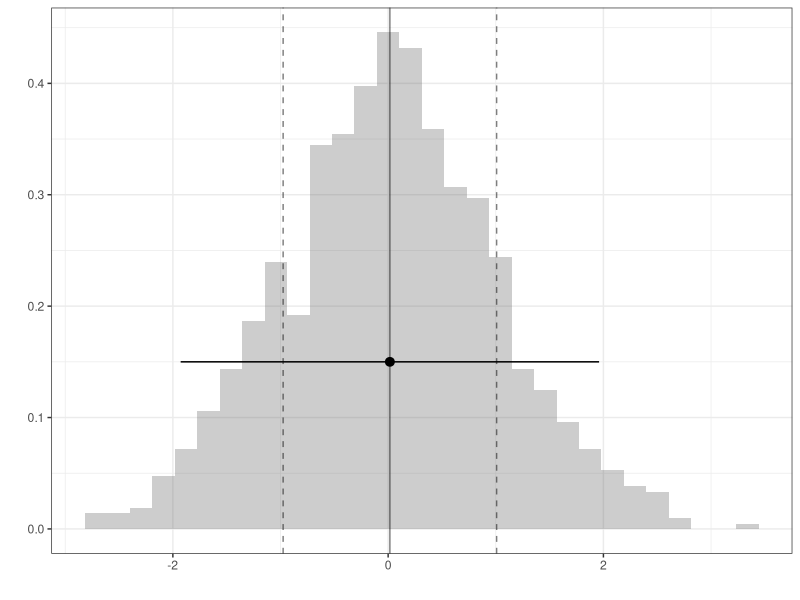
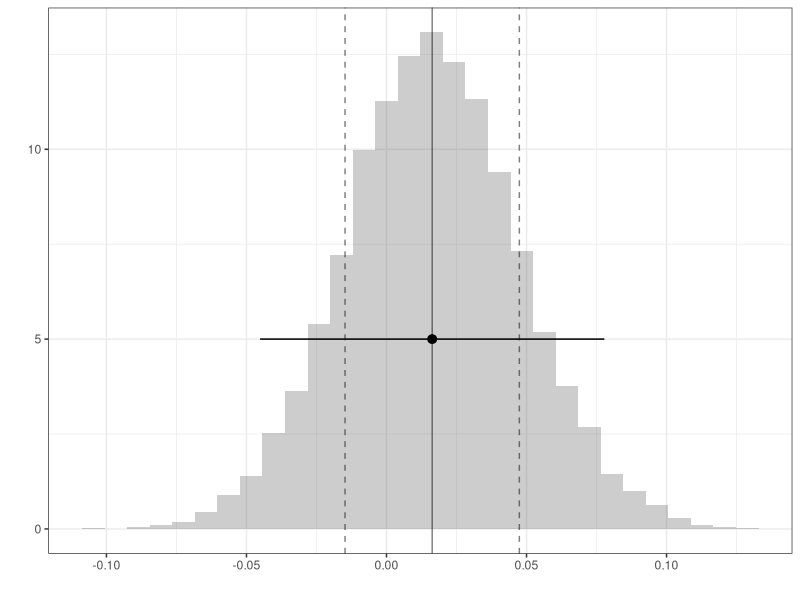
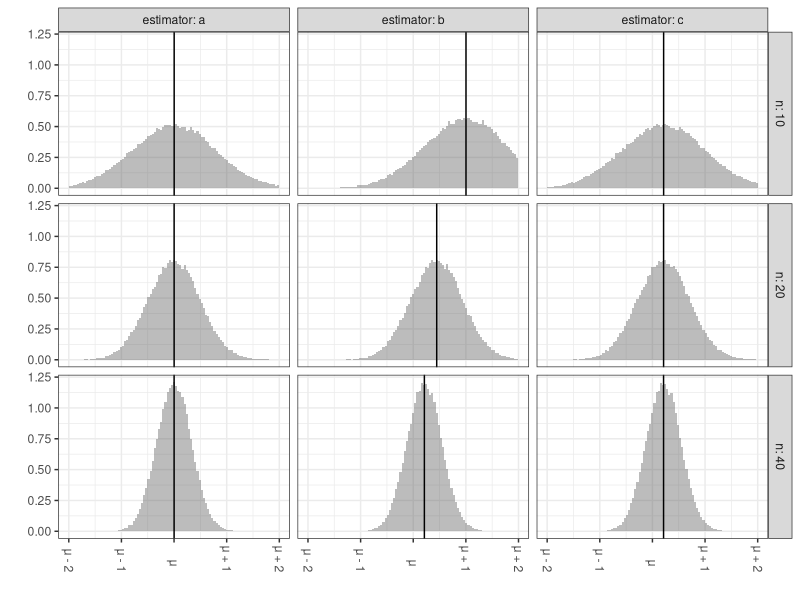

Source code (R) for these figures, in order:
## ---- chunk 1
library(ggplot2)
library(tidyverse)
library(magrittr)
if (knitr::is_latex_output())
  knitr::opts_chunk$set(dev = "cairo_pdf")
## ---- chunk 2
set.seed(123)
n = 1000
Y = rnorm(n)
## ---- chunk 3
#| echo: true
B=10000
Y.bar = rep(NA,B)
for(b in 1:B) {
  Y.bar[b]= mean(sample(Y,size=n,replace=TRUE))
}
## ---- chunk 4
#| out-height: 6in
#| fig-ncol: 2
#| fig-subcap:
#|  -  Histogram of the vector Y's elements
#|  -  Histogram of the Y.bar's elements
ggplot() + geom_histogram(aes(x=Y,     y=after_stat(density)), alpha=.3) + 
           geom_vline(aes(xintercept=mean(Y)), alpha=.5) + 
           geom_vline(aes(xintercept=mean(Y)+c(-1,1)*sd(Y)), linetype='dashed', alpha=.5) + 
           geom_pointrange(aes(x=mean(Y), xmin=mean(Y)-1.96*sd(Y), xmax=mean(Y)+1.96*sd(Y), y=.15)) + theme_bw() + xlab('') + ylab('')
ggplot() + geom_histogram(aes(x=Y.bar, y=after_stat(density)), alpha=.3) + 
           geom_vline(aes(xintercept=mean(Y.bar)), alpha=.5) + 
           geom_vline(aes(xintercept=mean(Y.bar)+c(-1,1)*sd(Y.bar)), linetype='dashed', alpha=.5) + 
           geom_pointrange(aes(x=mean(Y.bar), xmin=mean(Y.bar)-1.96*sd(Y)/sqrt(n), xmax=mean(Y.bar)+1.96*sd(Y)/sqrt(n), y=5)) + theme_bw() + xlab('') + ylab('')
## ---- chunk 5
#| echo: false
#| out-width: 6.5in 
#| fig-asp: 1
set.seed(1234)
mu=4
sigma = 1

error = 2*rnorm(100000)
bias = list(a=function(n) 0, b=function(n) 2*mu/(n-2), c=function(n) 2*mu/(40-2))
se = function(n) { sqrt(n*sigma^2 / (n-2)^2) }

plotdata = expand_grid(estimator=names(bias), n=c(10,20,40)) %>%
  pmap(function(estimator, n) {
    thebias = bias[[estimator]](n)
    data.frame(estimator=estimator, n=n, muhat=thebias + error * se(n))
    }) %>% bind_rows() 
summaries = plotdata %>% group_by(n, estimator) %>% summarize(mean=mean(muhat))

breaks = seq(-4, 4, by=2)/2 
signs  = case_when(
  breaks < 0 ~ '-', 
  breaks == 0 ~ '',
  breaks > 0 ~ '+')
offsets = case_when(
  breaks != 0 ~ sprintf('%d', abs(breaks)),
  breaks == 0 ~ '')
labels.abstract = sprintf('μ %s %s', signs, offsets)

ggplot(plotdata) + geom_histogram(aes(x=muhat, y=after_stat(density)), bins=100, alpha=.4) + 
                   geom_vline(aes(xintercept=mean), data=summaries) + 
                   scale_x_continuous(breaks=breaks, labels=labels.abstract, limits=range(breaks)) + 
                   facet_grid(n ~ estimator, labeller=labeller(n=label_both, estimator=label_both)) + 
                   theme_bw() + theme(axis.text.x = element_text(angle = -90, vjust = 0.5, hjust=1)) + 
                   xlab('') + ylab('')
